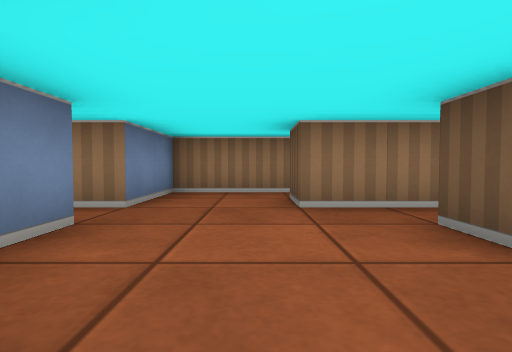
view 1 (above)

24 first-person views from a walk through a cub3D level. The camera is about half as high as the walls, tilts 2° down and sees 80° across. The floor is counted in squares. Each view is taken from the middle of a square. On the plan, view 1 faces up. The plan holds only what a view shows up to about 9 squares ahead; the rest is blank.

view 2
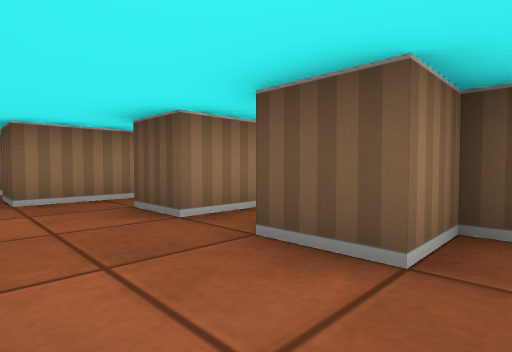

view 3
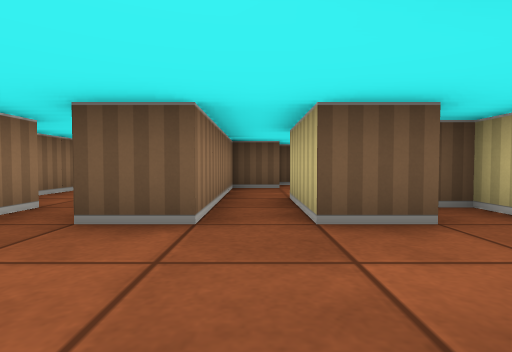

view 4
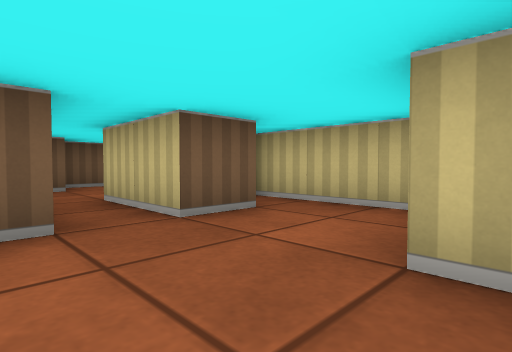

view 5
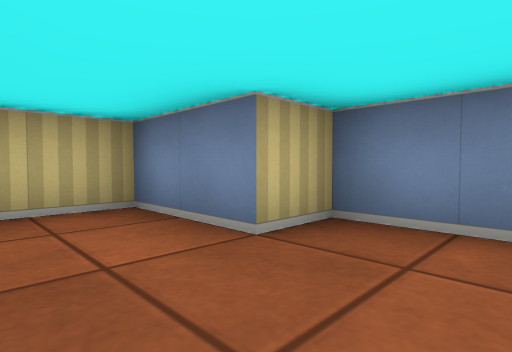

view 6
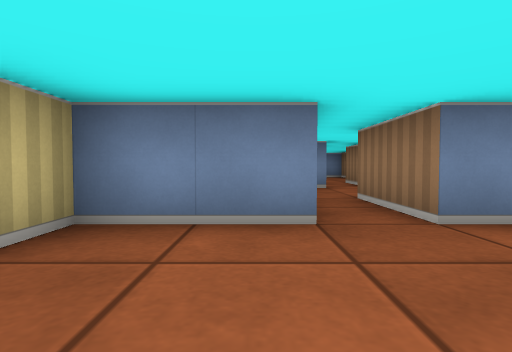

view 7
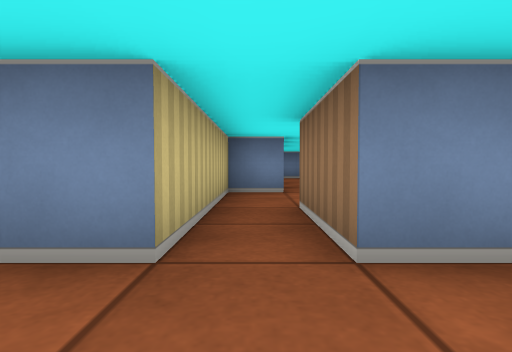

view 8
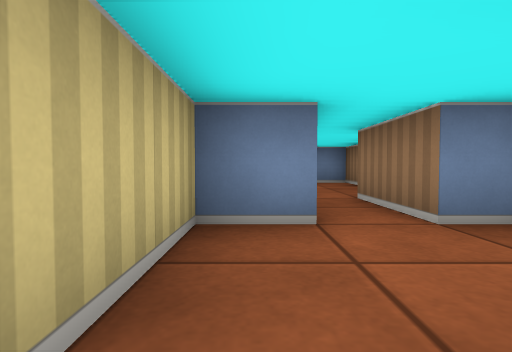

view 9
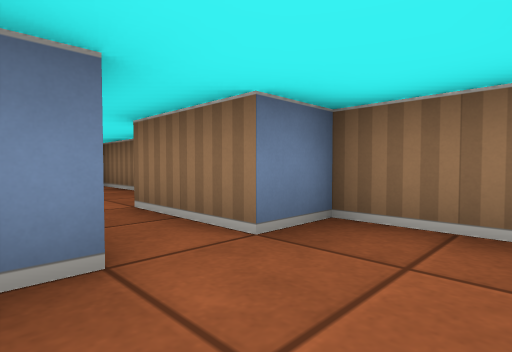

view 10
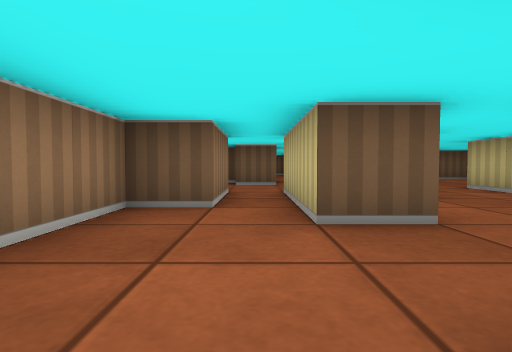

view 11
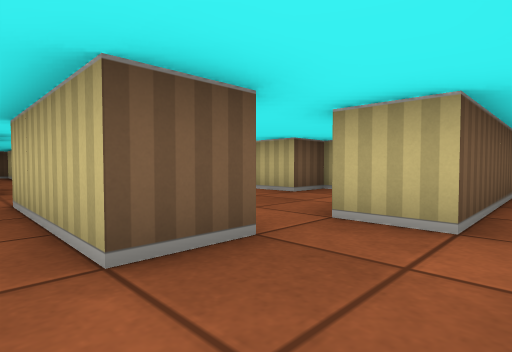

view 12
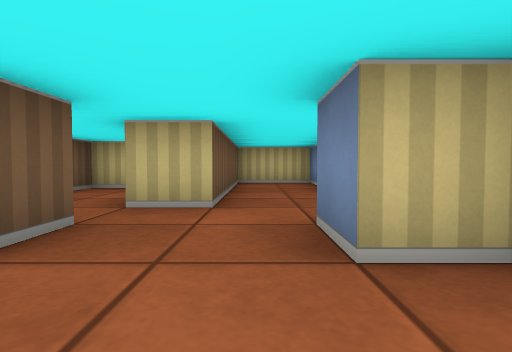

view 13
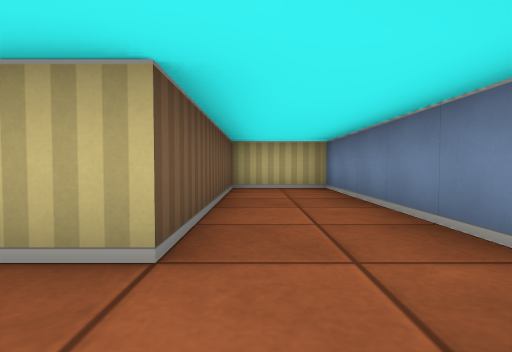

view 14
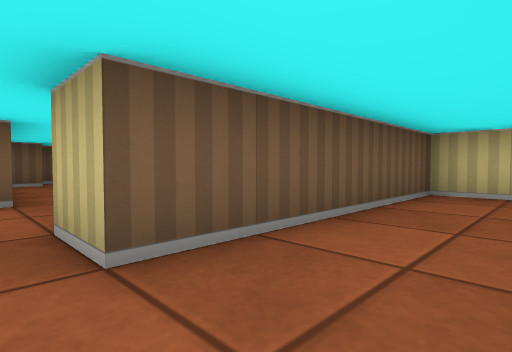

view 15
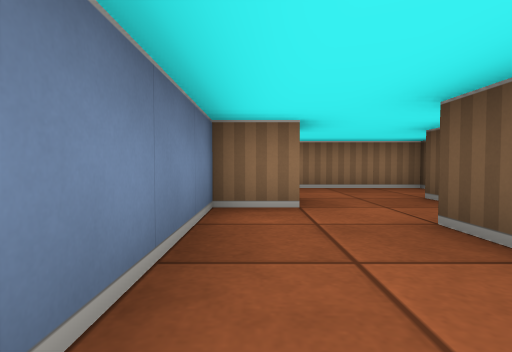

view 16
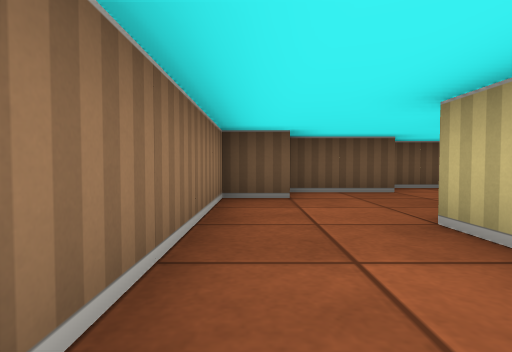

view 17
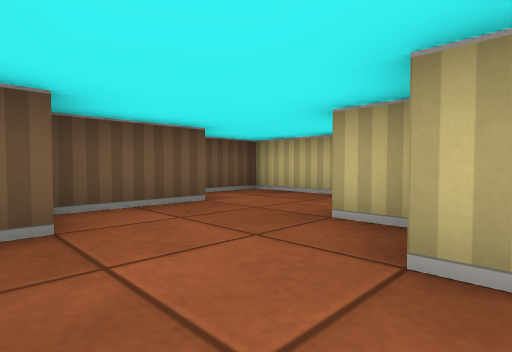

view 18
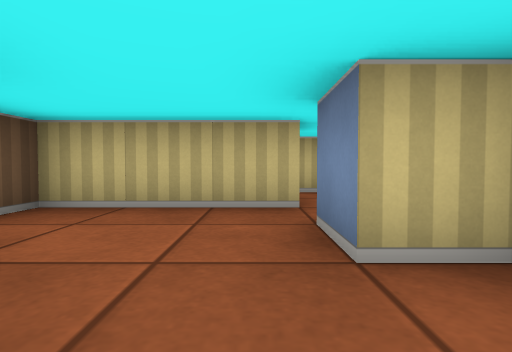

view 19
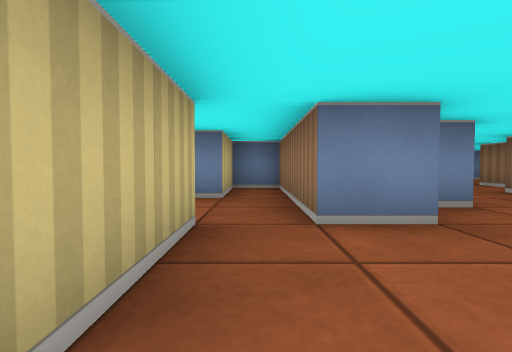

view 20
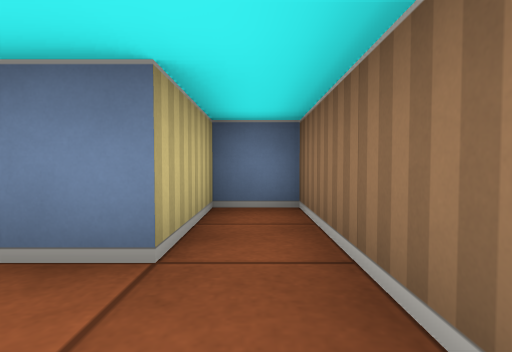

view 21
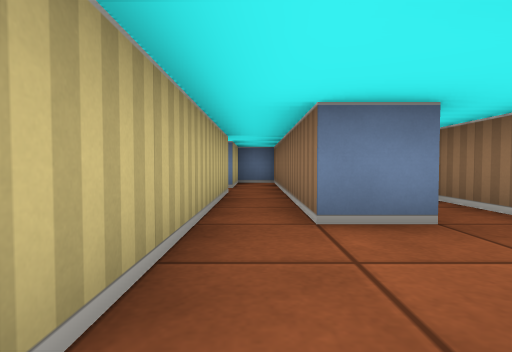

view 22
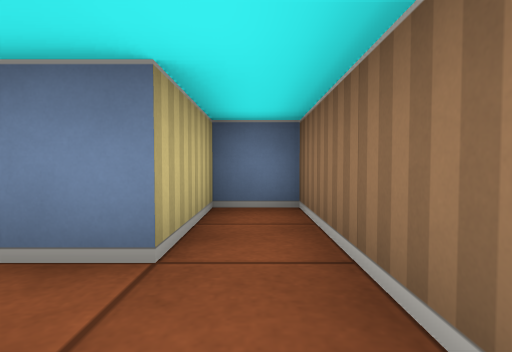

view 23
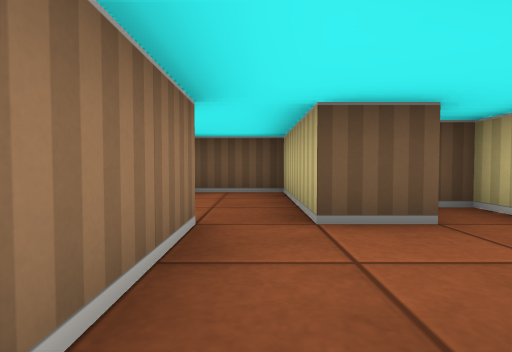

view 24
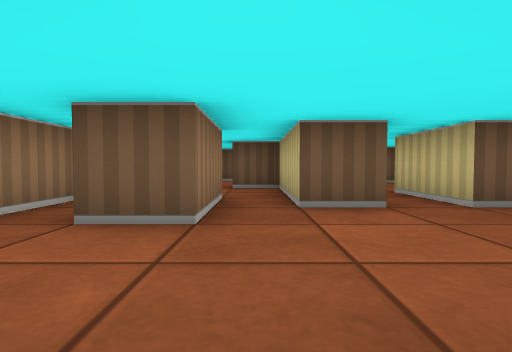

### Floor plan
Points are (right, up) in squares from view 1. A wall is a line through its corners. A room is listed if a view was taken in it or the views show most of it. See-through windows are left out.
Room 1 (views 1, 2, 3, 4, 5, 6, 7)
walls: (3.5, 1.5) (1.5, 1.5) (1.5, 2.5) (3.5, 2.5); (-1.5, 2.5) (-1.5, 0.5) (-0.5, 0.5) (-0.5, -1.5) (2.5, -1.5) (2.5, -0.5) (1.5, -0.5) (1.5, 0.5) (3.5, 0.5); (2.5, 3.5) (0.5, 3.5)
ways out: opening at (-2.5, 3) to room 2; opening at (-0.5, 4) to room 7; opening at (2.5, 1); opening at (4, 3)
Room 2 (views 8, 9, 24)
walls: (-4.1, 5.5) (-5.5, 5.5) (-5.5, 4.5); (-5.5, 3.5) (-5.5, 2.5) (-1.5, 2.5); (-1.5, 3.5) (-3.5, 3.5) (-3.5, 4.5)
ways out: opening at (-2.5, 3) to room 1; opening at (-6, 4) to room 3
Room 3 (views 10, 11, 12, 13)
walls: (-8.5, 2.5) (-8.5, 3.5) (-5.5, 3.5); (-11.4, 3.5) (-10.5, 3.5) (-10.5, 2.5); (-5.5, 4.5) (-7.5, 4.5) (-7.5, 5.5) (-11.5, 5.5) (-11.5, 4.6)
ways out: opening at (-6, 4) to room 2; opening at (-9.5, 3) to room 4
Room 4 (views 14, 15)
walls: (-10.5, 2.5) (-11.5, 2.5) (-11.5, -3.5) (-9.5, -3.5) (-9.5, 1.5) (-8.5, 1.5)
ways out: opening at (-9.5, 3) to room 3; opening at (-9, 2) to room 5
Room 5 (views 16, 17, 18, 19, 20, 23)
walls: (-4.4, -1.5) (-3.5, -1.5) (-3.5, -2.5) (-7.5, -2.5) (-7.5, -3.5) (-5.5, -3.5) (-5.5, -4.5); (-2.5, 0.4) (-2.5, 1.5) (-6.5, 1.5); (-1.5, -1.6) (-1.5, 0.5); (-7.2, -1.5) (-6.5, -1.5) (-6.5, -0.5) (-4.5, -0.5) (-4.5, -1); (-3.5, -4.6) (-3.5, -3.5) (-0.5, -3.5) (-0.5, -1.9); (-7.6, 2.5) (-8.5, 2.5)
ways out: opening at (-9, 2) to room 4; opening at (-4.5, -4) to room 6
Room 6 (views 21, 22)
walls: (-8.5, -5.5) (-2.5, -5.5) (-2.5, -5); (-5.5, -4.5) (-11.5, -4.5) (-11.5, -5.5) (-9.5, -5.5) (-9.5, -6.4)
ways out: opening at (-4.5, -4) to room 5; opening at (-9, -6)
Room 7 (no view inside)
walls: (0.5, 3.5) (0.5, 4.5); (2.2, 5.5) (-1.5, 5.5) (-1.5, 3.5)
ways out: opening at (-0.5, 4) to room 1

Where each view was taken, in squares from view 1:
view 1: 0 up, 0 right, facing up
view 2: 1 down, 0 right, facing up-right
view 3: 1 up, 1 left, facing right
view 4: 2 up, 1 left, facing down-right
view 5: 2 up, 1 right, facing down-left
view 6: 2 up, 1 right, facing left
view 7: 3 up, 0 right, facing left
view 8: 3 up, 3 left, facing left
view 9: 3 up, 4 left, facing up-left
view 10: 4 up, 11 left, facing right
view 11: 4 up, 10 left, facing down-right
view 12: 5 up, 10 left, facing down
view 13: 3 up, 10 left, facing down
view 14: 2 up, 11 left, facing down-right
view 15: 1 down, 11 left, facing up
view 16: 1 up, 7 left, facing right
view 17: 1 up, 5 left, facing down-right
view 18: 0 up, 3 left, facing down
view 19: 3 down, 1 left, facing left
view 20: 3 down, 4 left, facing left
view 21: 5 down, 3 left, facing left
view 22: 5 down, 8 left, facing left
view 23: 3 down, 6 left, facing right
view 24: 3 up, 2 left, facing right
